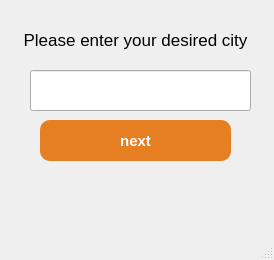
<?xml version="1.0" encoding="UTF-8"?>
<ui version="4.0">
 <class>MainWindow</class>
 <widget class="QMainWindow" name="MainWindow">
  <property name="geometry">
   <rect>
    <x>0</x>
    <y>0</y>
    <width>274</width>
    <height>260</height>
   </rect>
  </property>
  <property name="windowTitle">
   <string>MainWindow</string>
  </property>
  <property name="windowIcon">
   <iconset>
    <normaloff>images/openweather.png</normaloff>images/openweather.png</iconset>
  </property>
  <widget class="QWidget" name="centralwidget">
   <widget class="QLabel" name="label">
    <property name="geometry">
     <rect>
      <x>10</x>
      <y>30</y>
      <width>251</width>
      <height>20</height>
     </rect>
    </property>
    <property name="font">
     <font>
      <pointsize>13</pointsize>
     </font>
    </property>
    <property name="text">
     <string>Please enter your desired city</string>
    </property>
    <property name="alignment">
     <set>Qt::AlignCenter</set>
    </property>
   </widget>
   <widget class="QLineEdit" name="text_city">
    <property name="geometry">
     <rect>
      <x>30</x>
      <y>70</y>
      <width>221</width>
      <height>41</height>
     </rect>
    </property>
   </widget>
   <widget class="QLabel" name="error_message">
    <property name="geometry">
     <rect>
      <x>0</x>
      <y>180</y>
      <width>271</width>
      <height>20</height>
     </rect>
    </property>
    <property name="styleSheet">
     <string notr="true">color:#e74c3c</string>
    </property>
    <property name="text">
     <string/>
    </property>
    <property name="alignment">
     <set>Qt::AlignCenter</set>
    </property>
   </widget>
   <widget class="QPushButton" name="btn_next">
    <property name="geometry">
     <rect>
      <x>40</x>
      <y>120</y>
      <width>191</width>
      <height>41</height>
     </rect>
    </property>
    <property name="styleSheet">
     <string notr="true">background:#e67e22;color:#fff;    font-weight: bold;font-size:15px;border-radius:10px;</string>
    </property>
    <property name="text">
     <string>next</string>
    </property>
   </widget>
  </widget>
  <widget class="QMenuBar" name="menubar">
   <property name="geometry">
    <rect>
     <x>0</x>
     <y>0</y>
     <width>274</width>
     <height>22</height>
    </rect>
   </property>
  </widget>
  <widget class="QStatusBar" name="statusbar"/>
 </widget>
 <resources/>
 <connections/>
</ui>
